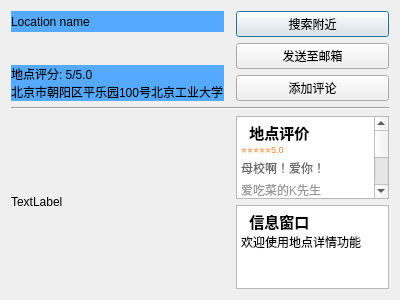
<?xml version="1.0" encoding="UTF-8"?>
<ui version="4.0">
 <class>location</class>
 <widget class="QDialog" name="location">
  <property name="geometry">
   <rect>
    <x>0</x>
    <y>0</y>
    <width>400</width>
    <height>300</height>
   </rect>
  </property>
  <property name="sizePolicy">
   <sizepolicy hsizetype="Expanding" vsizetype="Expanding">
    <horstretch>0</horstretch>
    <verstretch>0</verstretch>
   </sizepolicy>
  </property>
  <property name="windowTitle">
   <string>Dialog</string>
  </property>
  <layout class="QHBoxLayout" name="horizontalLayout">
   <item>
    <layout class="QGridLayout" name="gridLayout">
     <item row="0" column="0" colspan="2">
      <widget class="QLabel" name="labelname">
       <property name="styleSheet">
        <string notr="true">background-color: rgb(85, 170, 255);
font: 75 16pt &quot;华文彩云&quot;;</string>
       </property>
       <property name="text">
        <string>Location name</string>
       </property>
      </widget>
     </item>
     <item row="2" column="0" colspan="2">
      <widget class="QLabel" name="labelmark">
       <property name="styleSheet">
        <string notr="true">background-color: rgb(85, 170, 255);
font: 75 12pt &quot;方正兰亭超细黑简体&quot;;</string>
       </property>
       <property name="text">
        <string>地点评分: 5/5.0
北京市朝阳区平乐园100号北京工业大学</string>
       </property>
      </widget>
     </item>
     <item row="0" column="3" rowspan="3">
      <layout class="QVBoxLayout" name="verticalLayout_2">
       <item>
        <widget class="QPushButton" name="pushButton">
         <property name="text">
          <string>搜索附近</string>
         </property>
        </widget>
       </item>
       <item>
        <widget class="QPushButton" name="pushButton2">
         <property name="text">
          <string>发送至邮箱</string>
         </property>
        </widget>
       </item>
       <item>
        <widget class="QPushButton" name="pushButton3">
         <property name="text">
          <string>添加评论</string>
         </property>
        </widget>
       </item>
      </layout>
     </item>
     <item row="7" column="3">
      <layout class="QVBoxLayout" name="verticalLayout">
       <item>
        <widget class="QTextBrowser" name="textBrowser">
         <property name="html">
          <string>&lt;!DOCTYPE HTML PUBLIC &quot;-//W3C//DTD HTML 4.0//EN&quot; &quot;http://www.w3.org/TR/REC-html40/strict.dtd&quot;&gt;
&lt;html&gt;&lt;head&gt;&lt;meta name=&quot;qrichtext&quot; content=&quot;1&quot; /&gt;&lt;style type=&quot;text/css&quot;&gt;
p, li { white-space: pre-wrap; }
&lt;/style&gt;&lt;/head&gt;&lt;body style=&quot; font-family:'SimSun'; font-size:9pt; font-weight:400; font-style:normal;&quot;&gt;
&lt;p style=&quot; margin-top:0px; margin-bottom:0px; margin-left:0px; margin-right:0px; -qt-block-indent:0; text-indent:0px;&quot;&gt;&lt;span style=&quot; font-size:11pt; font-weight:600;&quot;&gt;  地点评价&lt;/span&gt;&lt;/p&gt;
&lt;p style=&quot; margin-top:0px; margin-bottom:0px; margin-left:0px; margin-right:0px; -qt-block-indent:0; text-indent:0px;&quot;&gt;&lt;span style=&quot; font-family:'Arial,Helvetica,SimSun,sans-serif'; font-size:7pt; color:#fd7e2b;&quot;&gt;⭐⭐⭐⭐⭐5.0&lt;/span&gt;&lt;/p&gt;
&lt;p style=&quot; margin-top:2px; margin-bottom:0px; margin-left:0px; margin-right:0px; -qt-block-indent:0; text-indent:0px; line-height:20px; background-color:#ffffff;&quot;&gt;&lt;span style=&quot; font-family:'Arial,Helvetica,SimSun,sans-serif'; color:#666666; background-color:#ffffff;&quot;&gt;母校啊！爱你！&lt;/span&gt;&lt;/p&gt;
&lt;p style=&quot; margin-top:2px; margin-bottom:0px; margin-left:0px; margin-right:0px; -qt-block-indent:0; text-indent:0px; line-height:20px; background-color:#ffffff;&quot;&gt;&lt;span style=&quot; font-family:'Arial,Helvetica,SimSun,sans-serif'; color:#999999; background-color:#ffffff;&quot;&gt;爱吃菜的K先生2015-12-23 15:03:05&lt;/span&gt;&lt;/p&gt;
&lt;p style=&quot; margin-top:2px; margin-bottom:0px; margin-left:0px; margin-right:0px; -qt-block-indent:0; text-indent:0px; line-height:20px; background-color:#ffffff;&quot;&gt;&lt;span style=&quot; font-family:'Arial,Helvetica,SimSun,sans-serif'; color:#666666; background-color:#ffffff;&quot;&gt;我爱数据结构课设&lt;/span&gt;&lt;/p&gt;
&lt;p style=&quot; margin-top:2px; margin-bottom:0px; margin-left:0px; margin-right:0px; -qt-block-indent:0; text-indent:0px; line-height:20px; background-color:#ffffff;&quot;&gt;&lt;span style=&quot; font-family:'Arial,Helvetica,SimSun,sans-serif'; color:#999999; background-color:#ffffff;&quot;&gt;匿名网友2017-10-26 22:00:33&lt;/span&gt;&lt;/p&gt;&lt;/body&gt;&lt;/html&gt;</string>
         </property>
        </widget>
       </item>
       <item>
        <widget class="QTextBrowser" name="textBrowser2">
         <property name="html">
          <string>&lt;!DOCTYPE HTML PUBLIC &quot;-//W3C//DTD HTML 4.0//EN&quot; &quot;http://www.w3.org/TR/REC-html40/strict.dtd&quot;&gt;
&lt;html&gt;&lt;head&gt;&lt;meta name=&quot;qrichtext&quot; content=&quot;1&quot; /&gt;&lt;style type=&quot;text/css&quot;&gt;
p, li { white-space: pre-wrap; }
&lt;/style&gt;&lt;/head&gt;&lt;body style=&quot; font-family:'SimSun'; font-size:9pt; font-weight:400; font-style:normal;&quot;&gt;
&lt;p style=&quot; margin-top:0px; margin-bottom:0px; margin-left:0px; margin-right:0px; -qt-block-indent:0; text-indent:0px;&quot;&gt;&lt;span style=&quot; font-size:11pt; font-weight:600;&quot;&gt;  信息窗口&lt;/span&gt;&lt;/p&gt;
&lt;p style=&quot; margin-top:0px; margin-bottom:0px; margin-left:0px; margin-right:0px; -qt-block-indent:0; text-indent:0px;&quot;&gt;欢迎使用地点详情功能&lt;/p&gt;
&lt;p style=&quot;-qt-paragraph-type:empty; margin-top:0px; margin-bottom:0px; margin-left:0px; margin-right:0px; -qt-block-indent:0; text-indent:0px;&quot;&gt;&lt;br /&gt;&lt;/p&gt;&lt;/body&gt;&lt;/html&gt;</string>
         </property>
        </widget>
       </item>
      </layout>
     </item>
     <item row="7" column="0">
      <widget class="QLabel" name="label">
       <property name="sizePolicy">
        <sizepolicy hsizetype="Preferred" vsizetype="Maximum">
         <horstretch>0</horstretch>
         <verstretch>0</verstretch>
        </sizepolicy>
       </property>
       <property name="text">
        <string>TextLabel</string>
       </property>
      </widget>
     </item>
     <item row="3" column="0" colspan="4">
      <widget class="Line" name="line">
       <property name="orientation">
        <enum>Qt::Horizontal</enum>
       </property>
      </widget>
     </item>
    </layout>
   </item>
  </layout>
 </widget>
 <resources/>
 <connections/>
</ui>
